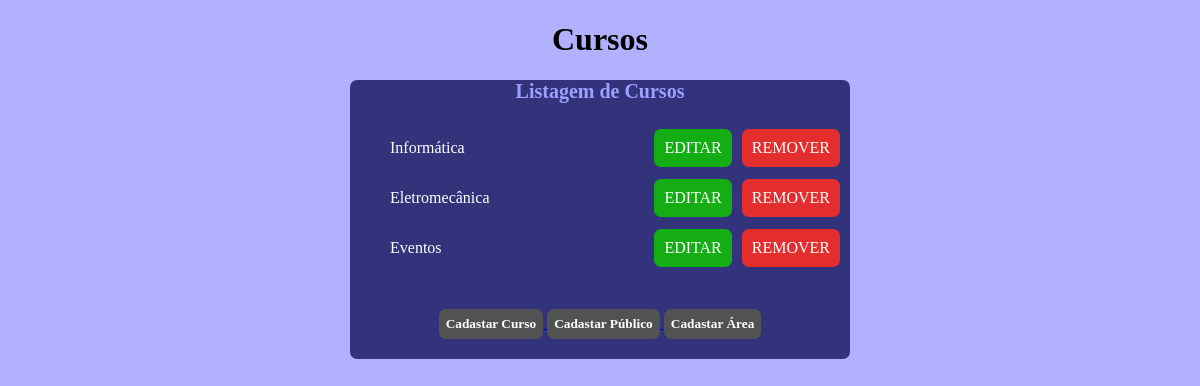
Screenshot of /cursos/ with the database file from the repository.
### core/models.py (models this page shows, shortened)
class Curso(models.Model):
    titulo = models.CharField('Título', max_length=200)
    descricao = models.TextField('Descrição')
    autor = models.CharField('Autor', max_length=100)
    vagas = models.IntegerField('Vagas')
    area = models.ForeignKey(Area, on_delete=models.PROTECT)
    publicos = models.ManyToManyField(Publico)

### core/views.py (the view)
# urls.py: path('cursos/', cursos, name='cursos'),
def cursos(request):
    lista_cursos = Curso.objects.all()
    context = {
        'cursos': lista_cursos,
    }
    return render(request, 'cursos.html', context)

### core/templates/cursos.html (shortened to what this page needs)
{% load static %}
<!DOCTYPE html>
<html lang="pt-br">
  <head>
    <link rel="stylesheet" href="{% static 'style.css' %}">
  </head>
  <body>
    <center>
    <h1>Cursos</h1>
    <div class="bottom">
      <center>
    <p class="p">Listagem de Cursos</p>
  </center>
    <ul>
      {% for curso in cursos %}
      <li>
        <div class="btnS">
        <p class="edit">
          {{curso.titulo}}
        </p>
        <div class="btn">
        <a class="edits" href="{% url 'editar_curso' curso.id %}">EDITAR</a>
        <a class="edits2" href="{% url 'remover_curso' curso.id %}">REMOVER</a>
      </div>
      </div>
      </li>
      {% empty %}
      <p>Não existem cursos disponíveis</p>
      {% endfor %}
    </ul>
  <div class="cads">
    <a href="{% url 'cadastrar_curso' %}">
      <button class="mat" >Cadastar Curso</button>
    </a>
    <a href="{% url 'cadastrar_publico' %}">
      <button class="mat1">Cadastar Público</button>
    </a>
    <a href="{% url 'cadastrar_area' %}">
      <button class="mat2">Cadastar Área</button>
    </a>
      </div>
  </div>
</center>
  </body>
</html>

### core/static/style.css (style rules this page uses)
body { font-family: Comic Sans MS, Comic Sans, cursive; background-color: rgb(177, 177, 255); }
.p { font-weight: bold; font-size: 20px; color: rgb(159, 159, 255); }
.bottom { background-color: rgb(51, 51, 124); width: 500px; color: white; border-radius: 7px; }
ul { list-style-type: none; }
.btnS { display: flex; justify-content: space-between; margin-right: 10px; }
.btn { display: flex; align-items: center; gap: 10px; }
.edits { font-family: Comic Sans MS, Comic Sans, cursive; text-decoration: none; color: white; border-radius: 7px; background-color:rgb(20, 173, 20) ; padding: 10px; }
.edits2 { font-family: Comic Sans MS, Comic Sans, cursive; text-decoration: none; color: white; border-radius: 7px; background-color: rgb(228, 45, 45); padding: 10px; }
.cads { padding: 20px; border-radius: 7px; }
.mat { font-family: Comic Sans MS, Comic Sans, cursive; border-radius: 7px; font-weight: bold; border: none; color: white; padding: 7px; background-color:rgb(82, 82, 82) ; }
.mat1 { font-family: Comic Sans MS, Comic Sans, cursive; border-radius: 7px; font-weight: bold; border: none; color: white; padding: 7px; background-color:rgb(82, 82, 82) ; }
.mat2 { font-family: Comic Sans MS, Comic Sans, cursive; border-radius: 7px; font-weight: bold; border: none; color: white; padding: 7px; background-color:rgb(82, 82, 82) ; }

### rows the page displays
Curso: titulo "Informática"
Curso: titulo "Eletromecânica"
Curso: titulo "Eventos"
